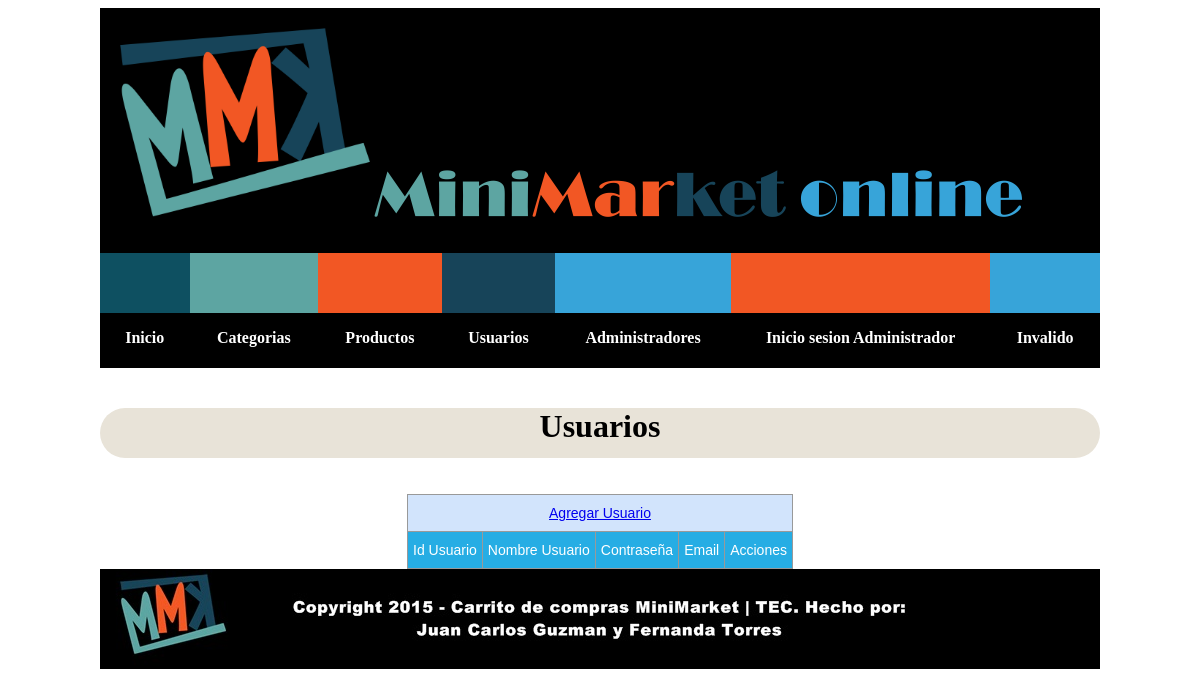
Page /Admin/usuarios.php on the earlier database version.
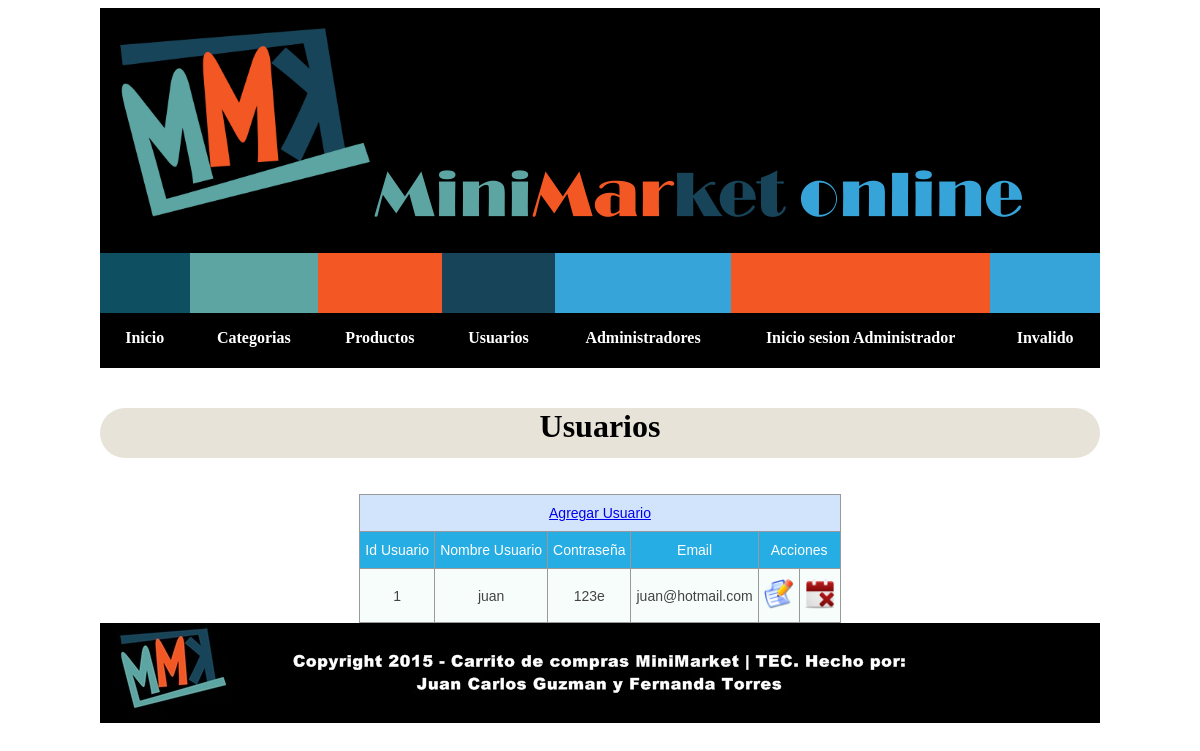
Same page on the later database version.
### tables this page shows
CREATE TABLE IF NOT EXISTS `usuarios` (
`idusuario` int(11) NOT NULL,
  `nombreUsu` varchar(45) NOT NULL,
  `contrasena` varchar(45) NOT NULL,
  `email` varchar(45) NOT NULL
);

### Admin/usuarios.php (the view, shortened to what this page needs)
<?php
        $mysql = new conexion();
        $mysqli=$mysql->conctar();
$sql ="SELECT * FROM usuarios";
$consulta= $mysqli->query($sql);
?>
<!DOCTYPE html>
<html>
    <head>
        <link rel="stylesheet" href="css/estiloUsuario.css" type="text/css" media="screen" />
    </head>
    <?php include 'header.php';?>
    <body>
        <h1>Usuarios</h1>
        <br>
        <br>
        <table class="tg">
  <tr>
      <th class="tg-nmn5" colspan="6"><a href="agregarUsuario.php">Agregar Usuario</a></th>
  </tr>
  <tr>
    <td class="tg-qj4c">Id Usuario</td>
    <td class="tg-qj4c">Nombre Usuario</td>
    <td class="tg-qj4c">Contraseña</td>
    <td class="tg-qj4c">Email</td>
    <td class="tg-qj4c" colspan="2">Acciones</td>
  </tr>
  <?php while($campos=mysqli_fetch_object($consulta)){?>
  <tr>
    <td class="tg-031e"><?php echo $campos->idusuario; ?></td>
    <td class="tg-031e"><?php echo $campos->nombreUsu; ?></td>
    <td class="tg-031e"><?php echo $campos->contrasena; ?></td>
    <td class="tg-031e"><?php echo $campos->email; ?></td>
    <td class="tg-031e"><a class="ac"href="#"  onclick="modificarUsuario(<?php echo $campos->idusuario; ?>)"><img src="../img/modificar.png" width="30px" height="30px"/></a></td>
    <td class="tg-031e"><a class="ac"href="#"  onclick="eliminarUsuario(<?php echo $campos->idusuario; ?>)"><img src="../img/remove_event_256.png" width="30px" height="30px"/></a></td>
  </tr>
  <?php }?>
</table
    </body>
     <div id="foot"><?php include './footer.php';?></div>
</html>

Differences in the rows shown:
added usuarios: idusuario "1", nombreUsu "juan", contrasena "123e", email "juan@hotmail.com"
